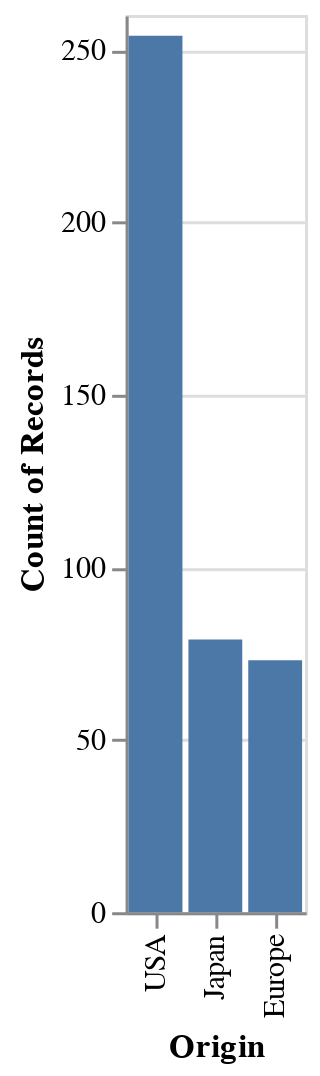

The notebook cell saved with this chart:
### Code cell
# alt.Chart(cars).mark_bar().encode(
#     alt.X('Origin')
#     alt.Y('count()')
#     ).interactive()
alt.Chart(cars).mark_bar().encode(
    alt.X('Origin', sort='-y'),
    alt.Y('count()')
).interactive()

### Figure 1 — Vega-Lite specification as saved in the notebook (floating-point values rounded to 4 significant figures; data arrays with more than 128 entries replaced by an {"elided": "..."} marker saying what was removed)
{"config": {"view": {"continuousWidth": 300, "continuousHeight": 300}}, "data": {"name": "data-583e73726c1545c56c203344161a975c"}, "mark": {"type": "bar"}, "encoding": {"x": {"field": "Origin", "sort": "-y", "type": "nominal"}, "y": {"aggregate": "count", "type": "quantitative"}}, "params": [{"name": "param_3", "select": {"type": "interval", "encodings": ["x", "y"]}, "bind": "scales"}], "$schema": "https://vega.github.io/schema/vega-lite/v5.20.1.json", "datasets": {"data-583e73726c1545c56c203344161a975c": {"elided": "406 records"}}}
